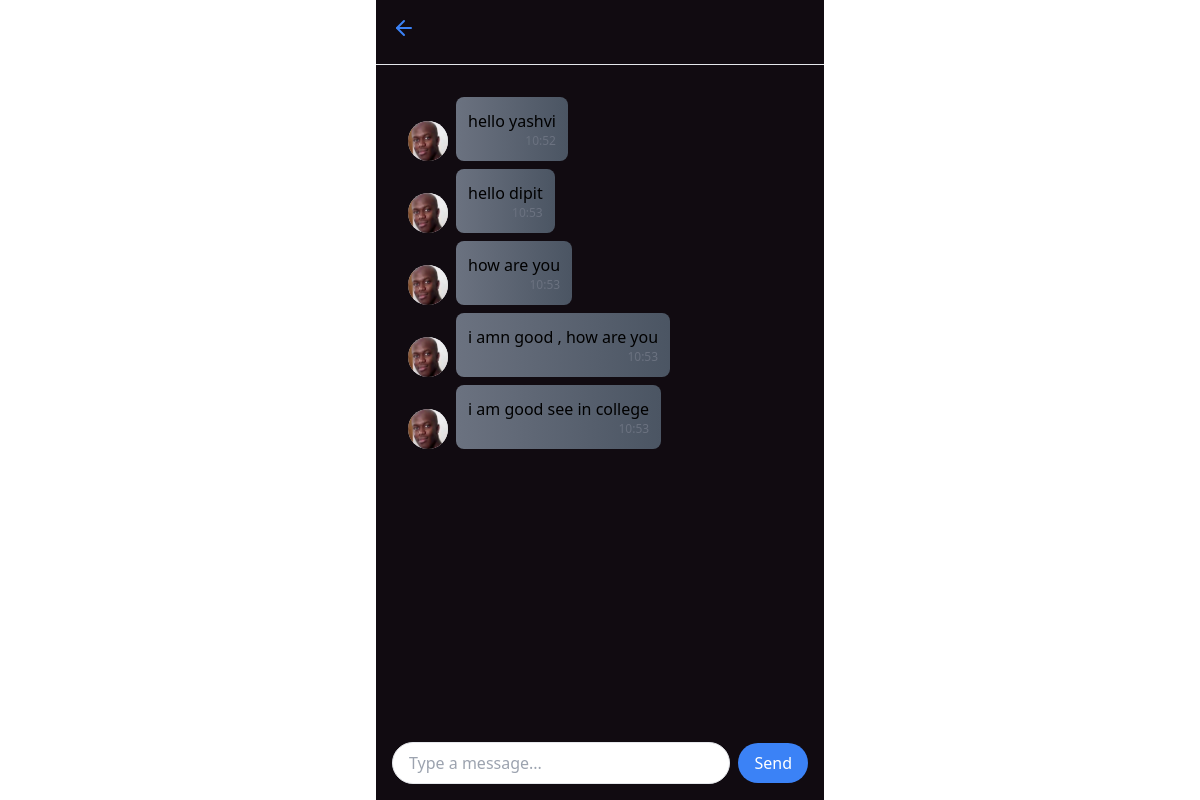
The app's page /dist/message.php?chat_id=1 with its own data.
### tables this page shows
CREATE TABLE messages (
  chat_id INTEGER,
  person_id INTEGER,
  message TEXT,
  timestamp TIMESTAMP DEFAULT CURRENT_TIMESTAMP,
  FOREIGN KEY (chat_id) REFERENCES chats(id),
  FOREIGN KEY (person_id) REFERENCES login(id),
  PRIMARY KEY (chat_id, person_id, timestamp)
);

### dist/message.php (the view, shortened to what this page needs)
<?php
$pdo = new PDO('sqlite:upswipe.db');
$pdo->setAttribute(PDO::ATTR_ERRMODE, PDO::ERRMODE_EXCEPTION);
$chatId = $_GET['chat_id'] ?? 0;
$loggedInUserId = $_SESSION['id'] ?? 0;
$stmt = $pdo->prepare("SELECT m.message, m.person_id, m.timestamp, l.Name FROM messages m JOIN login l ON m.person_id = l.id WHERE m.chat_id = ? ORDER BY m.timestamp ASC");
$stmt->execute([$chatId]);
$messages = $stmt->fetchAll(PDO::FETCH_ASSOC);
?>
<!DOCTYPE html>
<html lang="en">
<head>
  <script src="https://cdn.tailwindcss.com"></script>
</head>
<body>
  <div class="flex flex-col h-screen max-w-md mx-auto bg-[#110B11]" >
    <div class="flex items-center p-4 border-b">
    <a href="chats.php" class="flex items-center space-x-3 pb-2 no-underline text-white hover:text-gray-200">
      <svg
        xmlns="http://www.w3.org/2000/svg"
        width="24"
        height="24"
        viewBox="0 0 24 24"
        fill="none"
        stroke="currentColor"
        stroke-width="2"
        stroke-linecap="round"
        stroke-linejoin="round"
        class="text-blue-500"
      >
        <path d="m12 19-7-7 7-7"></path>
        <path d="M19 12H5"></path>
      </svg>
      </a>
    </div>
    <div class="flex-1 overflow-y-auto" id="chat-messages">
      <div class="p-4 space-y-4">
    <div class="flex-1 overflow-y-auto p-4" >
      <?php foreach ($messages as $message): ?>
        <?php $isUserMessage = $message['person_id'] == $loggedInUserId; ?>
        <div class="flex <?php echo $isUserMessage ? 'justify-end' : ''; ?> items-end space-x-2 mb-2">
          <?php if (!$isUserMessage): ?>
            <span class="flex h-10 w-10 shrink-0 overflow-hidden rounded-full bg-gray-300">
              <img class="h-full w-full object-cover" src="placeholder.jpg" alt="User avatar">
            </span>
          <?php endif; ?>
          <div class="max-w-xs p-3 rounded-lg <?php echo $isUserMessage ? 'bg-gradient-to-r from-[#667EEA] to-[#764BA2]' : 'bg-gradient-to-r from-gray-500 to-gray-600'; ?>">
            <p class="<?php echo $isUserMessage ? 'text-white' : ''; ?>"><?= htmlspecialchars($message['message']) ?></p>
            <span class="block text-xs text-right <?php echo $isUserMessage ? 'text-blue-200' : 'text-gray-500'; ?>"><?= date('H:i', strtotime($message['timestamp'])) ?></span>
          </div>
        </div>
      <?php endforeach; ?>
    </div>
      </div>
    </div>
    <form method="POST" id="messageForm">
    <div class="p-4">
      <div class="flex items-center space-x-2">
        <input type="text" name="message" id="message" class="flex-1 border rounded-full px-4 py-2 focus:outline-none" placeholder="Type a message...">
        <button class="bg-blue-500 text-white px-4 py-2 rounded-full hover:bg-blue-600 focus:outline-none">Send</button>
      </div>
  </div>
  </form>
</body>
</html>

### records on screen
messages: message "hello yashvi", timestamp "10:52"
messages: message "hello dipit", timestamp "10:53"
messages: message "how are you", timestamp "10:53"
messages: message "i amn good , how are you", timestamp "10:53"
messages: message "i am good see in college", timestamp "10:53"
